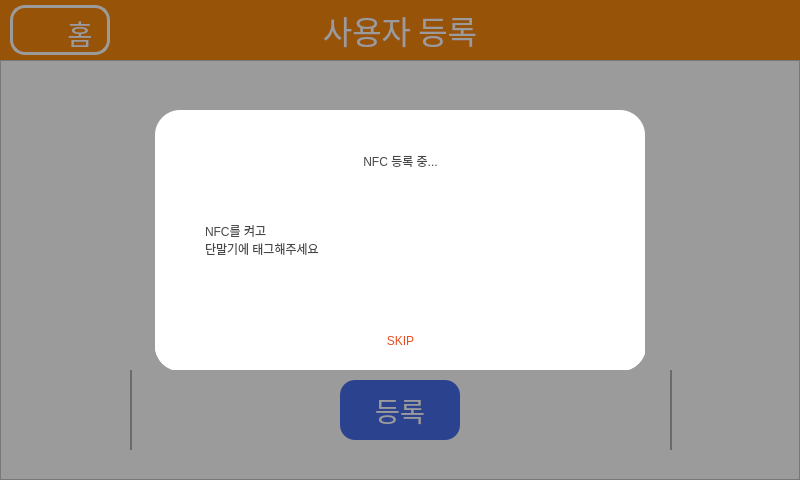
<?xml version="1.0" encoding="UTF-8"?>
<ui version="4.0">
 <class>NewUserCheck</class>
 <widget class="QWidget" name="NewUserCheck">
  <property name="geometry">
   <rect>
    <x>0</x>
    <y>0</y>
    <width>800</width>
    <height>480</height>
   </rect>
  </property>
  <property name="windowTitle">
   <string>Form</string>
  </property>
  <widget class="QFrame" name="frameMenu">
   <property name="geometry">
    <rect>
     <x>0</x>
     <y>0</y>
     <width>800</width>
     <height>60</height>
    </rect>
   </property>
   <property name="frameShape">
    <enum>QFrame::StyledPanel</enum>
   </property>
   <property name="frameShadow">
    <enum>QFrame::Raised</enum>
   </property>
   <widget class="QPushButton" name="buttonHome">
    <property name="geometry">
     <rect>
      <x>10</x>
      <y>5</y>
      <width>100</width>
      <height>50</height>
     </rect>
    </property>
    <property name="font">
     <font>
      <family>배달의민족 주아</family>
      <pointsize>16</pointsize>
     </font>
    </property>
    <property name="styleSheet">
     <string notr="true">QPushButton
{
	color: rgba(255, 255, 255, 0);
	background-color: rgba(255, 255, 255, 0);
	border-radius: 15px;
	border: 3px solid #ffffff;
}

QPushButton:hover
{
	background-color: rgb(241, 219, 194);
}</string>
    </property>
    <property name="text">
     <string>HH</string>
    </property>
    <property name="icon">
     <iconset>
      <normaloff>Images/home.png</normaloff>Images/home.png</iconset>
    </property>
    <property name="iconSize">
     <size>
      <width>40</width>
      <height>40</height>
     </size>
    </property>
   </widget>
   <widget class="QLabel" name="labelMenu">
    <property name="geometry">
     <rect>
      <x>0</x>
      <y>0</y>
      <width>800</width>
      <height>60</height>
     </rect>
    </property>
    <property name="font">
     <font>
      <family>배달의민족 주아</family>
      <pointsize>24</pointsize>
      <weight>50</weight>
      <italic>false</italic>
      <bold>false</bold>
     </font>
    </property>
    <property name="styleSheet">
     <string notr="true">color: rgb(255, 255, 255);
background-color: rgb(249, 138, 15);</string>
    </property>
    <property name="text">
     <string>사용자 등록</string>
    </property>
    <property name="alignment">
     <set>Qt::AlignCenter</set>
    </property>
   </widget>
   <widget class="QLabel" name="labelHome">
    <property name="enabled">
     <bool>true</bool>
    </property>
    <property name="geometry">
     <rect>
      <x>60</x>
      <y>10</y>
      <width>40</width>
      <height>45</height>
     </rect>
    </property>
    <property name="font">
     <font>
      <family>배달의민족 주아</family>
      <pointsize>20</pointsize>
     </font>
    </property>
    <property name="styleSheet">
     <string notr="true">color: rgb(255, 255, 255);</string>
    </property>
    <property name="text">
     <string>홈</string>
    </property>
    <property name="alignment">
     <set>Qt::AlignCenter</set>
    </property>
   </widget>
   <zorder>labelMenu</zorder>
   <zorder>labelHome</zorder>
   <zorder>buttonHome</zorder>
  </widget>
  <widget class="QFrame" name="MainFrame">
   <property name="geometry">
    <rect>
     <x>0</x>
     <y>60</y>
     <width>800</width>
     <height>420</height>
    </rect>
   </property>
   <property name="autoFillBackground">
    <bool>false</bool>
   </property>
   <property name="styleSheet">
    <string notr="true">QFrame#MainFrame{
	background-color: rgb(255, 255, 255);
}</string>
   </property>
   <property name="frameShape">
    <enum>QFrame::StyledPanel</enum>
   </property>
   <property name="frameShadow">
    <enum>QFrame::Raised</enum>
   </property>
   <widget class="QPushButton" name="buttonLeft">
    <property name="geometry">
     <rect>
      <x>30</x>
      <y>310</y>
      <width>80</width>
      <height>80</height>
     </rect>
    </property>
    <property name="styleSheet">
     <string notr="true">QPushButton
{
	image: url(Images/arrow_left.png);
	border: 0px;
}

QPushButton:hover
{
	image: url(Images/arrow_left_hover.png);
}</string>
    </property>
    <property name="text">
     <string/>
    </property>
   </widget>
   <widget class="Line" name="lineLeft">
    <property name="geometry">
     <rect>
      <x>130</x>
      <y>310</y>
      <width>2</width>
      <height>80</height>
     </rect>
    </property>
    <property name="styleSheet">
     <string notr="true">background-color: rgb(176, 176, 176);
border: 0px;</string>
    </property>
    <property name="orientation">
     <enum>Qt::Vertical</enum>
    </property>
   </widget>
   <widget class="QLabel" name="labelCheck">
    <property name="enabled">
     <bool>false</bool>
    </property>
    <property name="geometry">
     <rect>
      <x>0</x>
      <y>52</y>
      <width>800</width>
      <height>30</height>
     </rect>
    </property>
    <property name="font">
     <font>
      <family>배달의민족 주아</family>
      <pointsize>16</pointsize>
     </font>
    </property>
    <property name="styleSheet">
     <string notr="true">color: rgb(255, 0, 0);</string>
    </property>
    <property name="text">
     <string>아래 사용자로 등록하시겠습니까?</string>
    </property>
    <property name="alignment">
     <set>Qt::AlignCenter</set>
    </property>
   </widget>
   <widget class="QLabel" name="labelGuideName">
    <property name="geometry">
     <rect>
      <x>258</x>
      <y>95</y>
      <width>71</width>
      <height>41</height>
     </rect>
    </property>
    <property name="font">
     <font>
      <family>배달의민족 주아</family>
      <pointsize>18</pointsize>
     </font>
    </property>
    <property name="layoutDirection">
     <enum>Qt::LeftToRight</enum>
    </property>
    <property name="text">
     <string>이름 :</string>
    </property>
    <property name="alignment">
     <set>Qt::AlignRight|Qt::AlignTrailing|Qt::AlignVCenter</set>
    </property>
   </widget>
   <widget class="QLabel" name="labelUserName">
    <property name="geometry">
     <rect>
      <x>348</x>
      <y>95</y>
      <width>251</width>
      <height>41</height>
     </rect>
    </property>
    <property name="font">
     <font>
      <family>배달의민족 주아</family>
      <pointsize>22</pointsize>
     </font>
    </property>
    <property name="text">
     <string>이진영</string>
    </property>
    <property name="alignment">
     <set>Qt::AlignLeading|Qt::AlignLeft|Qt::AlignVCenter</set>
    </property>
   </widget>
   <widget class="QLabel" name="labelTemp">
    <property name="geometry">
     <rect>
      <x>320</x>
      <y>245</y>
      <width>220</width>
      <height>40</height>
     </rect>
    </property>
    <property name="font">
     <font>
      <family>배달의민족 주아</family>
      <pointsize>16</pointsize>
     </font>
    </property>
    <property name="text">
     <string>이번에만 이용하겠습니다</string>
    </property>
    <property name="alignment">
     <set>Qt::AlignLeading|Qt::AlignLeft|Qt::AlignVCenter</set>
    </property>
   </widget>
   <widget class="QLabel" name="labelUserContact">
    <property name="geometry">
     <rect>
      <x>348</x>
      <y>143</y>
      <width>261</width>
      <height>41</height>
     </rect>
    </property>
    <property name="font">
     <font>
      <family>배달의민족 주아</family>
      <pointsize>22</pointsize>
     </font>
    </property>
    <property name="text">
     <string>010 - 4047 - 9089</string>
    </property>
    <property name="alignment">
     <set>Qt::AlignLeading|Qt::AlignLeft|Qt::AlignVCenter</set>
    </property>
   </widget>
   <widget class="QLabel" name="labelGuideContact">
    <property name="geometry">
     <rect>
      <x>228</x>
      <y>143</y>
      <width>101</width>
      <height>41</height>
     </rect>
    </property>
    <property name="font">
     <font>
      <family>배달의민족 주아</family>
      <pointsize>18</pointsize>
     </font>
    </property>
    <property name="layoutDirection">
     <enum>Qt::LeftToRight</enum>
    </property>
    <property name="text">
     <string>전화번호 :</string>
    </property>
    <property name="alignment">
     <set>Qt::AlignRight|Qt::AlignTrailing|Qt::AlignVCenter</set>
    </property>
   </widget>
   <widget class="QLabel" name="labelUserID">
    <property name="geometry">
     <rect>
      <x>348</x>
      <y>192</y>
      <width>261</width>
      <height>41</height>
     </rect>
    </property>
    <property name="font">
     <font>
      <family>배달의민족 주아</family>
      <pointsize>22</pointsize>
     </font>
    </property>
    <property name="text">
     <string>2019311737</string>
    </property>
    <property name="alignment">
     <set>Qt::AlignLeading|Qt::AlignLeft|Qt::AlignVCenter</set>
    </property>
   </widget>
   <widget class="QLabel" name="labelGuideID">
    <property name="geometry">
     <rect>
      <x>258</x>
      <y>192</y>
      <width>71</width>
      <height>41</height>
     </rect>
    </property>
    <property name="font">
     <font>
      <family>배달의민족 주아</family>
      <pointsize>18</pointsize>
     </font>
    </property>
    <property name="layoutDirection">
     <enum>Qt::LeftToRight</enum>
    </property>
    <property name="text">
     <string>학번 :</string>
    </property>
    <property name="alignment">
     <set>Qt::AlignRight|Qt::AlignTrailing|Qt::AlignVCenter</set>
    </property>
   </widget>
   <widget class="QPushButton" name="buttonTemp">
    <property name="geometry">
     <rect>
      <x>270</x>
      <y>245</y>
      <width>40</width>
      <height>40</height>
     </rect>
    </property>
    <property name="styleSheet">
     <string notr="true">QPushButton
{
	background-color: rgba(255, 255, 255, 0);
	border-radius: 15px;
}</string>
    </property>
    <property name="text">
     <string/>
    </property>
    <property name="icon">
     <iconset>
      <normaloff>Images/unchecked.png</normaloff>Images/unchecked.png</iconset>
    </property>
    <property name="iconSize">
     <size>
      <width>24</width>
      <height>24</height>
     </size>
    </property>
   </widget>
   <widget class="QPushButton" name="buttonRegister">
    <property name="geometry">
     <rect>
      <x>340</x>
      <y>320</y>
      <width>120</width>
      <height>60</height>
     </rect>
    </property>
    <property name="font">
     <font>
      <family>배달의민족 주아</family>
      <pointsize>20</pointsize>
     </font>
    </property>
    <property name="styleSheet">
     <string notr="true">QPushButton
{
	color: rgb(255, 255, 255);
	background-color: rgb(70, 108, 234);
	border-radius: 15px;
}

QPushButton:hover
{
	background-color: rgb(38, 61, 129);
}</string>
    </property>
    <property name="text">
     <string>등록</string>
    </property>
   </widget>
   <widget class="Line" name="lineRight">
    <property name="geometry">
     <rect>
      <x>670</x>
      <y>310</y>
      <width>2</width>
      <height>80</height>
     </rect>
    </property>
    <property name="styleSheet">
     <string notr="true">background-color: rgb(176, 176, 176);
border: 0px;</string>
    </property>
    <property name="orientation">
     <enum>Qt::Vertical</enum>
    </property>
   </widget>
   <widget class="QPushButton" name="buttonReturn">
    <property name="geometry">
     <rect>
      <x>695</x>
      <y>315</y>
      <width>70</width>
      <height>70</height>
     </rect>
    </property>
    <property name="styleSheet">
     <string notr="true">QPushButton
{
	image: url(Images/Return.png);
	border: 0px;
}</string>
    </property>
    <property name="text">
     <string/>
    </property>
   </widget>
  </widget>
  <widget class="QFrame" name="DialogueShadow">
   <property name="geometry">
    <rect>
     <x>0</x>
     <y>0</y>
     <width>800</width>
     <height>480</height>
    </rect>
   </property>
   <property name="sizePolicy">
    <sizepolicy hsizetype="Preferred" vsizetype="Preferred">
     <horstretch>0</horstretch>
     <verstretch>0</verstretch>
    </sizepolicy>
   </property>
   <property name="palette">
    <palette>
     <active>
      <colorrole role="Base">
       <brush brushstyle="SolidPattern">
        <color alpha="255">
         <red>255</red>
         <green>255</green>
         <blue>255</blue>
        </color>
       </brush>
      </colorrole>
      <colorrole role="Window">
       <brush brushstyle="SolidPattern">
        <color alpha="100">
         <red>0</red>
         <green>0</green>
         <blue>0</blue>
        </color>
       </brush>
      </colorrole>
     </active>
     <inactive>
      <colorrole role="Base">
       <brush brushstyle="SolidPattern">
        <color alpha="255">
         <red>255</red>
         <green>255</green>
         <blue>255</blue>
        </color>
       </brush>
      </colorrole>
      <colorrole role="Window">
       <brush brushstyle="SolidPattern">
        <color alpha="100">
         <red>0</red>
         <green>0</green>
         <blue>0</blue>
        </color>
       </brush>
      </colorrole>
     </inactive>
     <disabled>
      <colorrole role="Base">
       <brush brushstyle="SolidPattern">
        <color alpha="100">
         <red>0</red>
         <green>0</green>
         <blue>0</blue>
        </color>
       </brush>
      </colorrole>
      <colorrole role="Window">
       <brush brushstyle="SolidPattern">
        <color alpha="100">
         <red>0</red>
         <green>0</green>
         <blue>0</blue>
        </color>
       </brush>
      </colorrole>
     </disabled>
    </palette>
   </property>
   <property name="accessibleName">
    <string/>
   </property>
   <property name="autoFillBackground">
    <bool>true</bool>
   </property>
   <property name="styleSheet">
    <string notr="true"/>
   </property>
   <widget class="QFrame" name="DialogueCheck">
    <property name="geometry">
     <rect>
      <x>155</x>
      <y>110</y>
      <width>490</width>
      <height>260</height>
     </rect>
    </property>
    <property name="contextMenuPolicy">
     <enum>Qt::NoContextMenu</enum>
    </property>
    <property name="styleSheet">
     <string notr="true">background-color: rgb(255, 255, 255);
border-radius: 25px
</string>
    </property>
    <widget class="QLabel" name="DLabelNFCTitle">
     <property name="geometry">
      <rect>
       <x>0</x>
       <y>30</y>
       <width>491</width>
       <height>41</height>
      </rect>
     </property>
     <property name="styleSheet">
      <string notr="true">font: 24pt &quot;배달의민족 주아&quot;;
background-color: rgb(255, 255, 255);
color: rgb(71, 71, 71);</string>
     </property>
     <property name="text">
      <string>NFC 등록 중...</string>
     </property>
     <property name="alignment">
      <set>Qt::AlignCenter</set>
     </property>
    </widget>
    <widget class="QLabel" name="DLabelNFCIcon">
     <property name="geometry">
      <rect>
       <x>340</x>
       <y>82</y>
       <width>100</width>
       <height>100</height>
      </rect>
     </property>
     <property name="styleSheet">
      <string notr="true">font: 18pt &quot;배달의민족 주아&quot;;
background-color: rgb(255, 255, 255);
color: rgb(71, 71, 71);</string>
     </property>
     <property name="text">
      <string/>
     </property>
     <property name="pixmap">
      <pixmap>Images/NFC_png.png</pixmap>
     </property>
     <property name="scaledContents">
      <bool>true</bool>
     </property>
     <property name="alignment">
      <set>Qt::AlignCenter</set>
     </property>
    </widget>
    <widget class="QWidget" name="horizontalLayoutWidget_3">
     <property name="geometry">
      <rect>
       <x>0</x>
       <y>200</y>
       <width>491</width>
       <height>61</height>
      </rect>
     </property>
     <layout class="QHBoxLayout" name="horizontalLayout">
      <property name="spacing">
       <number>0</number>
      </property>
      <item>
       <widget class="QPushButton" name="DButtonSkip">
        <property name="sizePolicy">
         <sizepolicy hsizetype="Minimum" vsizetype="Expanding">
          <horstretch>0</horstretch>
          <verstretch>0</verstretch>
         </sizepolicy>
        </property>
        <property name="styleSheet">
         <string notr="true">font: 18pt &quot;배달의민족 주아&quot;;
color: rgb(232, 77, 33);
background-color: rgb(255, 255, 255);</string>
        </property>
        <property name="text">
         <string>SKIP</string>
        </property>
       </widget>
      </item>
     </layout>
    </widget>
    <widget class="QLabel" name="DLabelNFCGuide">
     <property name="geometry">
      <rect>
       <x>50</x>
       <y>84</y>
       <width>231</width>
       <height>91</height>
      </rect>
     </property>
     <property name="styleSheet">
      <string notr="true">font: 20pt &quot;배달의민족 주아&quot;;
background-color: rgb(255, 255, 255);
color: rgb(71, 71, 71);</string>
     </property>
     <property name="text">
      <string>NFC를 켜고
단말기에 태그해주세요</string>
     </property>
     <property name="alignment">
      <set>Qt::AlignLeading|Qt::AlignLeft|Qt::AlignVCenter</set>
     </property>
    </widget>
   </widget>
  </widget>
  <zorder>MainFrame</zorder>
  <zorder>frameMenu</zorder>
  <zorder>DialogueShadow</zorder>
 </widget>
 <resources/>
 <connections/>
</ui>
